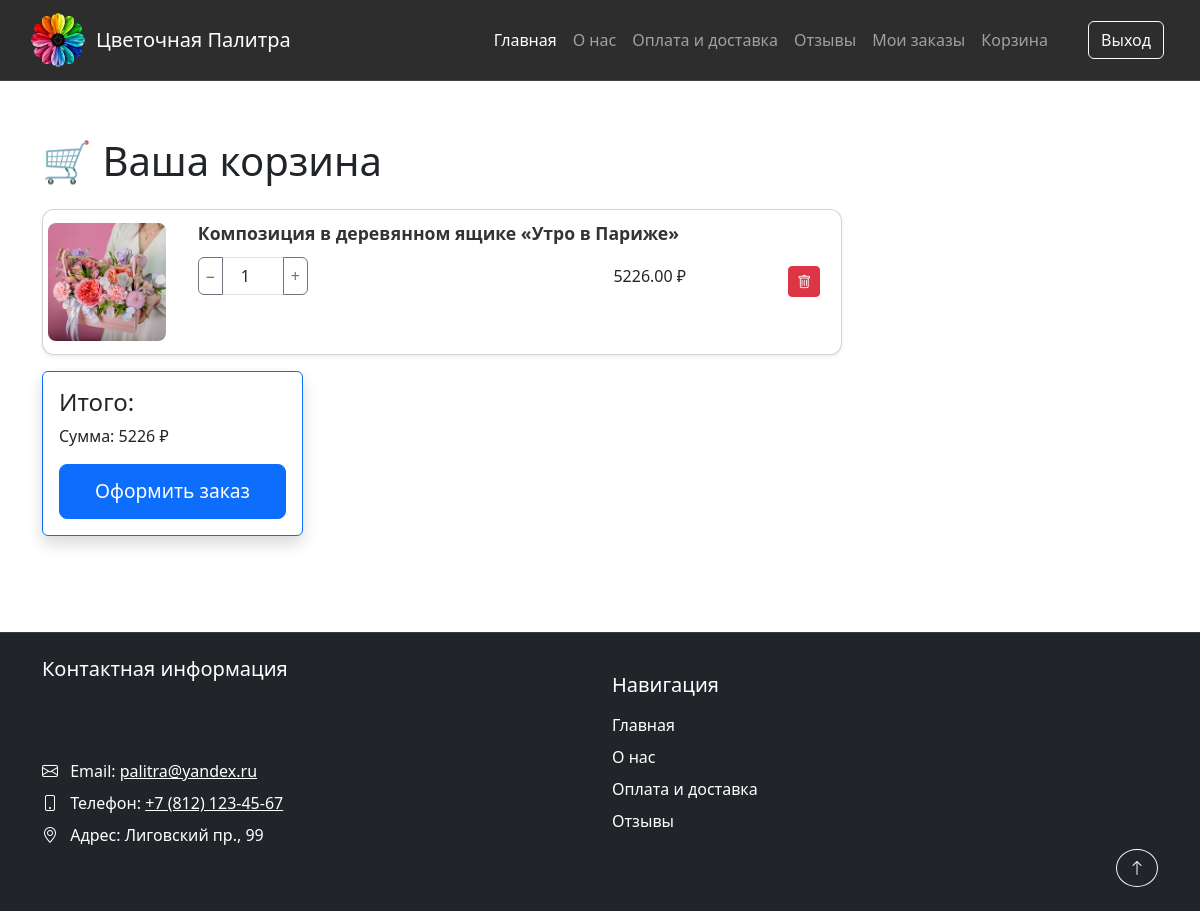
Page /cart/ (signed in) on the earlier database version.
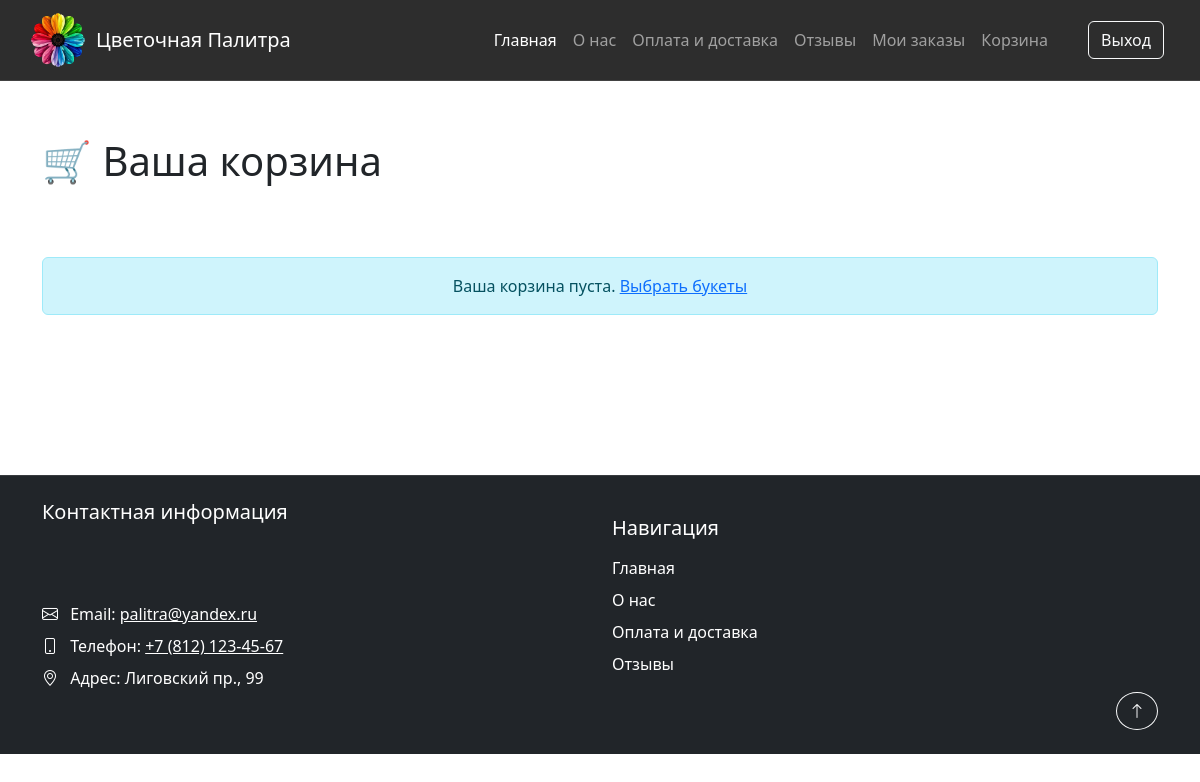
Same page on the later database version.
### cart/models.py (models this page shows, shortened)
class CartItem(models.Model):
    cart = models.ForeignKey(Cart, on_delete=models.CASCADE, related_name='items')
    bouquet = models.ForeignKey(Bouquet, on_delete=models.CASCADE)
    quantity = models.PositiveIntegerField(default=1)
    price = models.DecimalField(max_digits=10, decimal_places=2)
    class Meta:
        verbose_name = 'Позиция корзины'
        verbose_name_plural = 'Позиции корзины'
        unique_together = ['cart', 'bouquet']
    @property
    def item_total(self):
        return self.quantity * self.price

class Cart(models.Model):
    user = models.ForeignKey(
        settings.AUTH_USER_MODEL,
        on_delete=models.CASCADE,
        related_name='carts',
        null=True,
        blank=True
    )
    session_key = models.CharField(max_length=40, null=True, blank=True)
    created_at = models.DateTimeField(auto_now_add=True)
    updated_at = models.DateTimeField(auto_now=True)
    class Meta:
        verbose_name = 'Корзина'
        verbose_name_plural = 'Корзины'
        constraints = [
            models.UniqueConstraint(
                fields=['user', 'session_key'],
                name='unique_cart_identifier'
            )
        ]
    @property
    def total_price(self):
        total = self.items.aggregate(
            total=Sum(F('quantity') * F('price'))
        )['total']
        return total if total else 0

### catalog/models.py (models this page shows, shortened)
class Bouquet(models.Model):
    name = models.CharField(max_length=30, blank=False, verbose_name='Название')
    consists = models.TextField(max_length=100, blank=False, verbose_name='Содержит')
    price = models.DecimalField(max_digits=10, decimal_places=2, verbose_name='Цена')
    cost_price = models.DecimalField(max_digits=10, decimal_places=2, verbose_name='Себестоимость',
                                     blank=False, null=False, default=0)
    pic1 = models.ImageField(upload_to='bouquets/', verbose_name='Фото1')
    pic2 = models.ImageField(upload_to='bouquets/', verbose_name='Фото2')
    is_bestseller = models.BooleanField(default=False, verbose_name='Бестселлер')
    objects = BouquetManager()

### cart/views.py (the view)
# urls.py: path('', views.cart_detail, name='cart_detail'),
def cart_detail(request):
    cart = get_or_create_cart(request)
    return render(request, 'cart/cart_detail.html', {'cart': cart})

### cart/context_processors.py (called while the page is built)
def cart(request):
    return {'cart': get_or_create_cart(request)}

### cart/utils.py (called while the page is built, shortened)
def get_or_create_cart(request):
    if request.user.is_authenticated:
        cart, _ = Cart.objects.get_or_create(user=request.user)
    return cart

### cart/templates/cart/cart_detail.html (shortened to what this page needs)
{% extends 'main/layout.html' %}
{% load static %}
{% block content %}
{% block extra_css %}
<link rel="stylesheet" href="{% static 'cart/css/styles.css' %}">
{% endblock %}
<div class="container py-5 cart-container">
    <h1 class="mb-4">🛒 Ваша корзина</h1>
    <div class="cart-items">
        {% for item in cart.items.all %}
            <div class="cart-item card shadow-sm mb-3">
                <div class="row g-3 align-items-stretch">
                    <div class="col-md-2 card-img-container">
                        <img src="{{ item.bouquet.pic1.url }}"
                             class="img-fluid rounded-start"
                             alt="{{ item.bouquet.name }}">
                    </div>
                    <div class="col-md-8">
                        <div class="card-body py-2">
                            <h3 class="cart-item-title">{{ item.bouquet.name }}</h3>
                            <div class="cart-item-controls">
                                <div class="quantity-control input-group">
                                    <button class="btn btn-outline-secondary decrement"
                                            data-item-id="{{ item.id }}">−</button>
                                    <input type="number"
                                           name="quantity_{{ item.id }}"
                                           value="{{ item.quantity }}"
                                           class="form-control text-center"
                                           min="1"
                                           readonly>
                                    <button class="btn btn-outline-secondary increment"
                                            data-item-id="{{ item.id }}">+</button>
                                </div>
                                <div class="cart-item-price">
                                    {{ item.item_total }} ₽
                                </div>
                            </div>
                        </div>
                    </div>
                    <div class="col-md-2 d-flex align-items-center justify-content-end pe-4">
                        <button class="btn btn-danger btn-sm remove-item"
                                data-item-id="{{ item.id }}">
                            <i class="bi bi-trash"></i>
                        </button>
                    </div>
                </div>
            </div>
        {% empty %}
            <div class="empty-cart text-center py-5">
                <div class="alert alert-info">
                    Ваша корзина пуста. <a href="{% url 'main:home' %}">Выбрать букеты</a>
                </div>
            </div>
        {% endfor %}
    </div>
    {% if cart.items.exists %}
    <div class="cart-summary">
        <div class="row justify-content-start">
            <div class="col-lg-3 col-md-6">
                <div class="summary-card card border-primary shadow">
                    <div class="card-body">
                        <h4 class="card-title mb-2">Итого:</h4>
                        <div class="total-price">
                            <span>Сумма:</span>
                            <span class="price">{{ cart.total_price }} ₽</span>
                        </div>
                        <a href="{% url 'orders:order_create' %}"
                           class="btn btn-primary btn-lg w-100 mt-3">
                            Оформить заказ
                        </a>
                    </div>
                </div>
            </div>
        </div>
    </div>
    {% endif %}
</div>
{% endblock %}

Differences in the rows shown:
removed CartItem: bouquet.pic1 (picture), bouquet.name "Композиция в деревянном ящике «Утро в Париже»", quantity "1", item_total "5226.00"
removed Cart: total_price "5226"
Other differences:
text no longer shown: "Итого: Сумма: ₽ Оформить заказ"
text now shown: "Ваша корзина пуста. Выбрать букеты"
